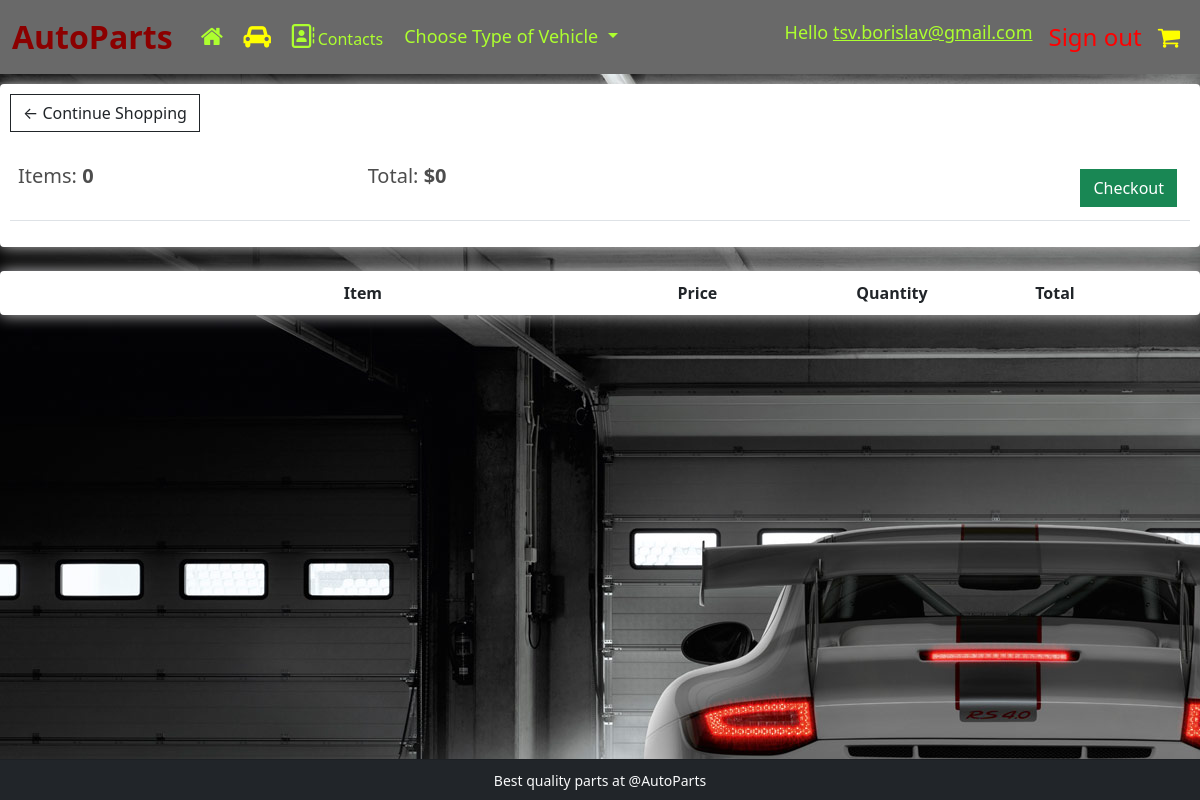
Page /cart/ (signed in) on the committed database.
### AutoParts/account_auth/models.py (models this page shows)
class SiteUser(AbstractBaseUser, PermissionsMixin):
    email = models.EmailField(
        unique=True,
        error_messages={
            'unique': "A user with that email already exists.",
        }
    )
    is_staff = models.BooleanField(
        default=False,
    )
    date_joined = models.DateTimeField(
        default=timezone.now
    )
    objects = SiteUserManager()
    USERNAME_FIELD = 'email'

### AutoParts/store/models.py (models this page shows, shortened)
class Order(models.Model):
    customer = models.ForeignKey(
        Profile,
        on_delete=models.SET_NULL,
        blank=True,
        null=True,
    )
    date_ordered = models.DateTimeField(
        auto_now_add=True,
    )
    complete = models.BooleanField(
        default=False,
        null=True,
        blank=True,
    )
    transaction_id = models.CharField(
        max_length=200,
        null=True,
    )
    @property
    def get_total_for_cart(self):
        orderitems = self.orderitem_set.all()
        total = sum([o.get_total for o in orderitems])
        return total
    @property
    def get_quantity_of_cart(self):
        orderitems = self.orderitem_set.all()
        quantity = sum([item.quantity for item in orderitems])
        return quantity

### AutoParts/store/views.py (the view)
# urls.py: path('', cart, name='cart'),
def cart(request):
    if request.user.is_authenticated:
        customer = Profile.objects.get(user=request.user)
        try:
            order = Order.objects.get(customer=customer, complete=False)
            items = order.orderitem_set.all()
        except:
            items = None
            order = None
        context = {
            'items': items,
            'order': order,
            'car': customer.car,
        }
        return render(request, 'store/cart.html', context)
    messages.success(request, 'You need to be sign in')
    return render(request, 'pages/index.html')

### templates/store/cart.html (shortened to what this page needs)
{% extends 'base.html' %}
{% load static %}
{% block content %}
    <div class="row">
        <div class="col-lg-12">
            <div class="box-element">
                {% if car %}
                <a class="btn btn-outline-dark" href="{% url 'parts groups list' car.model.engine.id %}">&#x2190; Continue Shopping</a>
                {% else %}
                <a class="btn btn-outline-dark" href="{% url 'index'  %}">&#x2190; Continue Shopping</a>
                {% endif %}
                <br>
                <br>
                <table class="table">
                    <tr>
                        <th><h5>Items: <strong>{{ order.get_quantity_of_cart }}</strong></h5></th>
                        <th><h5>Total:<strong> ${{ order.get_total_for_cart }}</strong></h5></th>
                        <th>
                            <a style="float:right; margin:5px;" class="btn btn-success" href="{% url 'checkout' %}">Checkout</a>
                        </th>
                    </tr>
                </table>
            </div>
            <br>
            <div class="box-element">
                <div class="row">
                    <div style="flex:2"></div>
                    <div style="flex:2"><strong>Item</strong></div>
                    <div style="flex:1"><strong>Price</strong></div>
                    <div style="flex:1"><strong>Quantity</strong></div>
                    <div style="flex:1"><strong>Total</strong></div>
                </div>
            </div>
        </div>
    </div>
{% endblock content %}

### templates/common/navigation.html (shortened to what this page needs)
{% load static %}
<nav class="navbar navbar-expand-lg navbar-light" style="background: dimgray">
    <div class="container-fluid">
        <a class="navbar-brand navbar-light-brand-hover-color" style="color: darkred;font-size: xx-large;" href="{% url 'index' %}"><strong>AutoParts</strong></a>
        <div class="collapse navbar-collapse" id="navbarNav">
            <ul class="navbar-nav">
                <li class="nav-item">
                    <a class="nav-link active" title="Home" aria-current="page" href="{% url 'index' %}"><i style="font-size: x-large;color: greenyellow"
                            class="fa fa-fw fa-home"></i></a>
                <li class="nav-item">
                    <a class="nav-link" title="Garage" href="{% url 'garage' %}"><i class="fa fa-car" style="font-size: x-large;color: yellow"
                                                                                    aria-hidden="true"></i></a>
                </li>
                <li class="nav-item">
                    <a class="nav-link" style="color: greenyellow;font-size: medium;" href="{% url 'contacts' %}"><i style="font-size: x-large;color: greenyellow"
                            class="fa fa-fw fa-address-book-o"></i>Contacts</a>
                </li>
                <li class="nav-item">
                    <div class="dropdown">
                        <button class="btn dropdown-toggle " style="font-size: large;color: greenyellow" type="button" id="dropdownMenuButton1"
                                data-bs-toggle="dropdown" aria-expanded="false">
                            Choose Type of Vehicle
                        </button>
                    </div>
                </li>
            </ul>
        </div>
        <div class="nav navbar-nav navbar-right" id="navbarNav">
            <ul class="navbar-nav">
                {% if request.user.is_authenticated %}
                    <li class="nav-link" style="font-size: large;color: greenyellow">
                        Hello <a style="color: greenyellow" href="{% url 'profile details' %}">{{ request.user }}</a>
                    </li>
                    <li class="nav-item">
                        <a class="nav-link" style="font-size: x-large;color: red" href="{% url 'sign out' %}">Sign out</a>
                    </li>
                {% endif %}
                <li class="nav-item">
                    <a class="nav-link" style="font-size: x-large;color: yellow" href="{% url 'cart' %}"><i class="fa fa-shopping-cart" aria-hidden="true"></i>
                    </a>
                </li>
            </ul>
        </div>
    </div>
</nav>

### static/css/global.css (style rules this page uses)
body { background-color: hsl(0, 0%, 98%); }
h1,h2,h3,h4,h5,h6 { color:hsl(0, 0%, 30%); }
.box-element { box-shadow:hsl(0, 0%, 80%) 0 0 16px; background-color: #fff; border-radius: 4px; padding: 10px; }
.col-lg-4, .col-lg-6, .col-lg-8, .col-lg-12 { margin-top: 10px; }
.btn { border-radius: 0; }

### rows in the picture
SiteUser: user "tsv.borislav@gmail.com"
Order: get_quantity_of_cart "0", get_total_for_cart "0"
